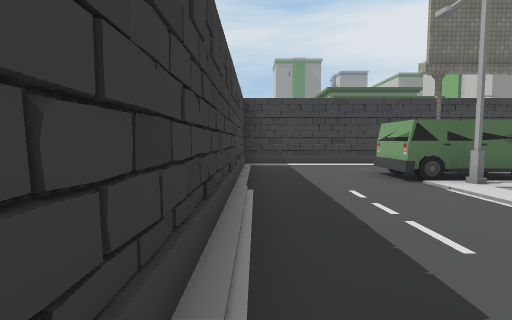
View 1 (above)

22 first-person views from a walk through a 3-D level made in the Unity game engine. The camera is 1.5 m above the floor, tilts 4° down and sees 85° across. The floor is counted in squares, 2 m on a side. Each view is taken from the middle of a square. On the plan, view 1 faces up. The plan holds only what a view shows up to about 10 squares ahead; the rest is blank. The place goes on beyond the plan. The player character is not drawn. Some animated figures are left out. Door leaves are left out, so doorways stand open. Some surface patterns are stand-ins.

View 2
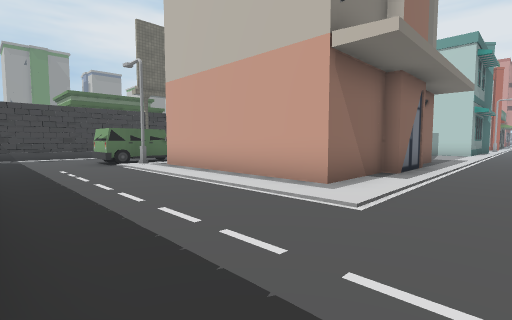

View 3
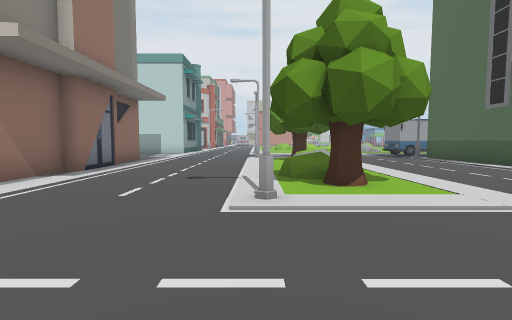

View 4
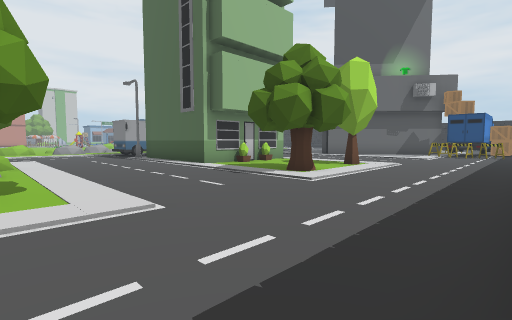

View 5
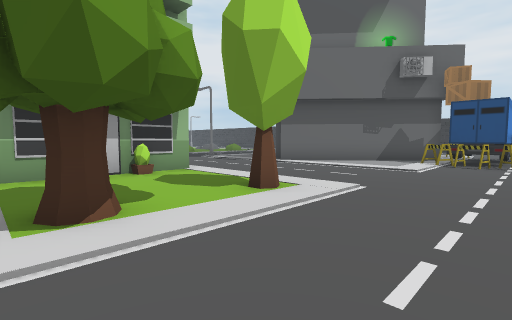

View 6
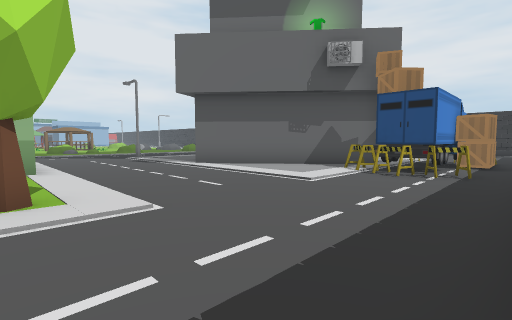

View 7
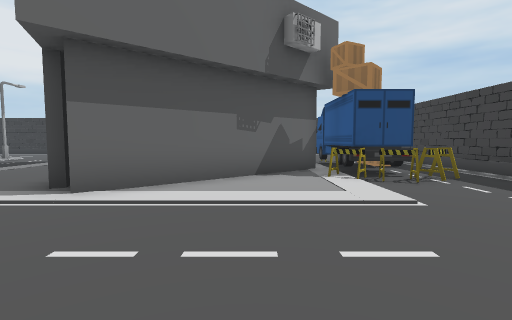

View 8
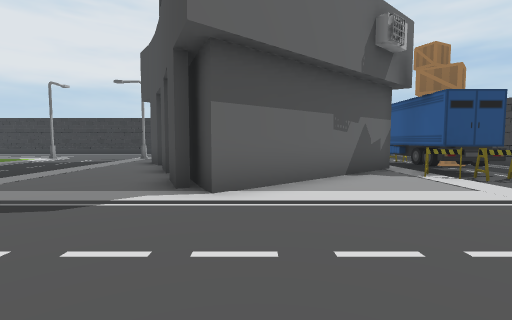

View 9
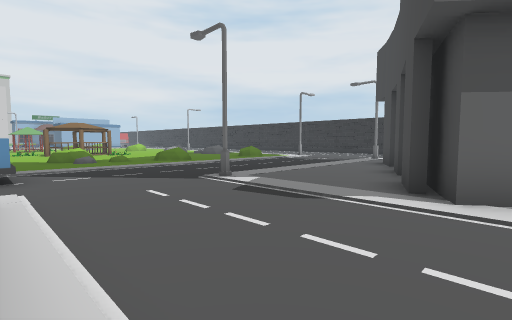

View 10
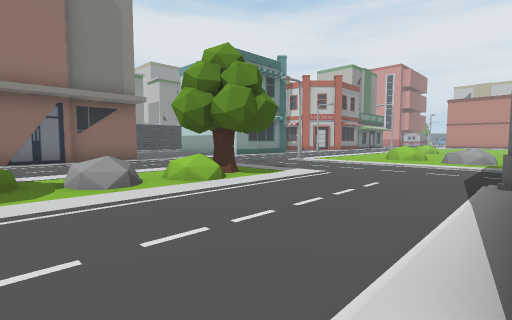

View 11
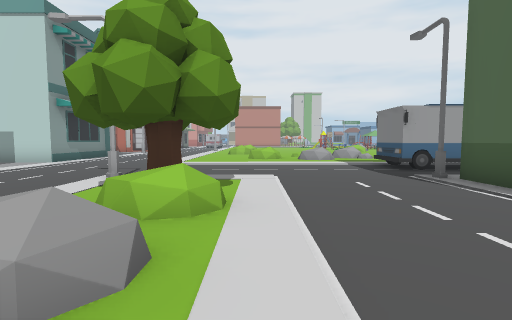

View 12
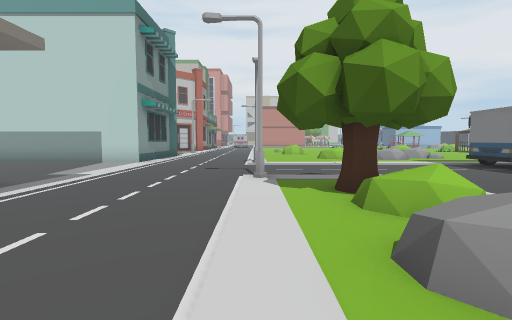

View 13
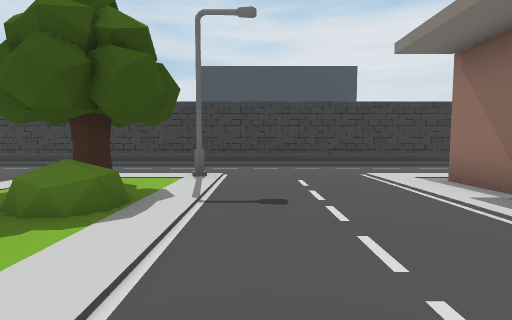

View 14
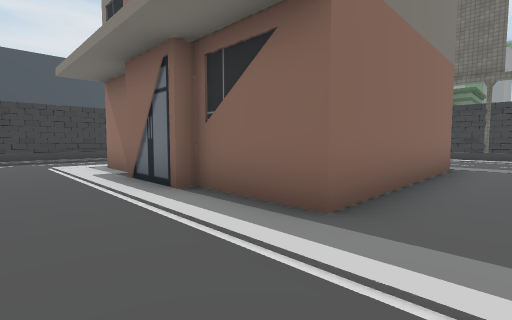

View 15
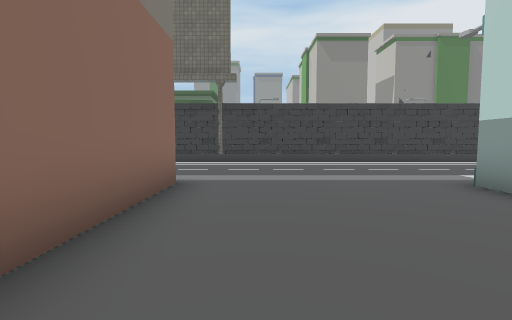

View 16
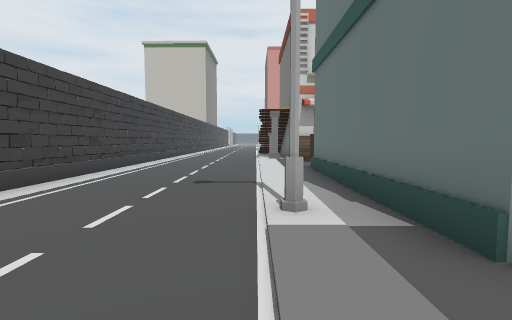

View 17
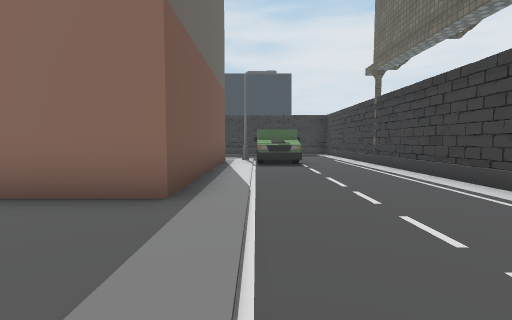

View 18
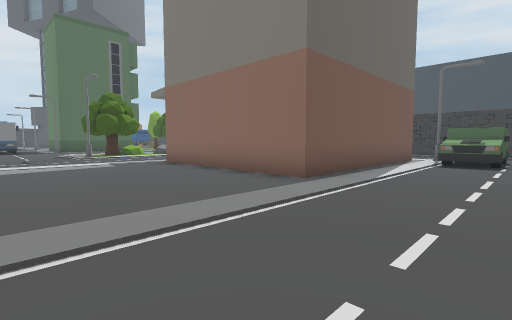

View 19
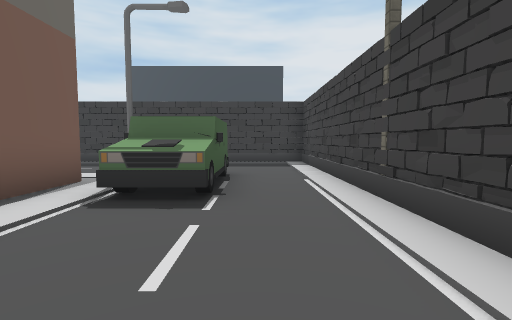

View 20
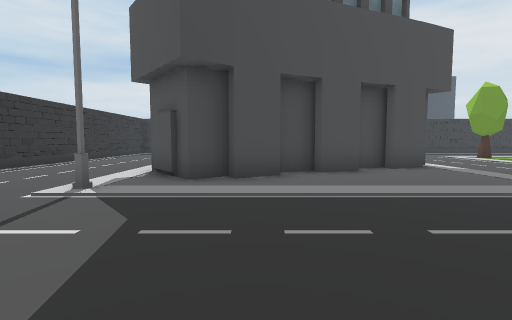

View 21
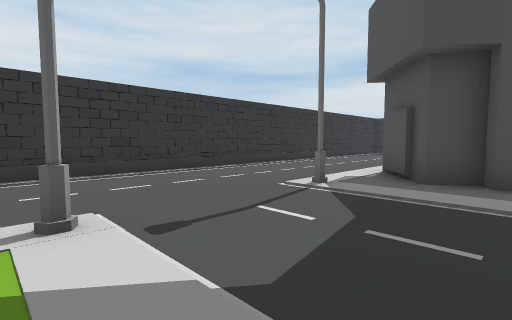

View 22
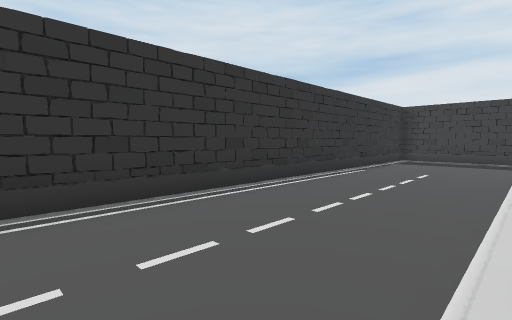

### Floor plan
Key: @ floor where view 1 was taken; # wall or solid block; . floor; = window, fence, low wall or low ledge; O other object.
Columns run from 1 left of view 1 to 24 right of it. Each row starts with its distance up from view 1.
  9 ###### ###################
  8 =.........................
  7 =.........................
  6 =...OOO...................
  5 =...OOO...........O.......
  4 =.....OOOOOO..............
  3 =....O     O.....OOOOOOO.O
  2 =....O     O.....O    OO O
  1 =....O     O.....O
  0 =@...O     O.....O
 -1 =....OOO OOO.....O
 -2 =.......OO.......O
 -3 =.................
 -4 =.................
 -5 =.................
 -6 =...O........O...O
 -7 =.....OO.O........
 -8 =.......OOOO......
 -9 =.................
-10 =..................
-11 =.................OO
-12 =.................O
-13 =........OOOOO.OO.
-14 =....O..O     .OO.
-15  .......O      O
-16  ....O...O
-17  ........O   ..O
-18  ....................
-19  ..................OO
-20  ..................OO
-21  ........#...O.....
-22  ..O....##........
-23 =.OOO.####.......
-24 =..OO##  ##.....
-25 =.OOO#    #......
-26 =.OOO     ##......
-27 =          #......
-28           ##......
-29   ...........O...O
-30 =.................
-31 =.................
-32 =.................
-33  #################

Where each view was taken, in squares from view 1:
view 1: 0 up, 0 right, facing up
view 2: 4 down, 0 right, facing up-right
view 3: 6 down, 0 right, facing right
view 4: 8 down, 0 right, facing down-right
view 5: 13 down, 1 right, facing down-right
view 6: 16 down, 0 right, facing down-right
view 7: 17 down, 5 right, facing down
view 8: 17 down, 7 right, facing down
view 9: 17 down, 7 right, facing down-right
view 10: 13 down, 6 right, facing up-right
view 11: 9 down, 6 right, facing right
view 12: 6 down, 6 right, facing right
view 13: 5 down, 9 right, facing left
view 14: 4 down, 12 right, facing up-left
view 15: 1 down, 12 right, facing up
view 16: 5 up, 14 right, facing right
view 17: 5 up, 14 right, facing left
view 18: 7 up, 15 right, facing down-left
view 19: 7 up, 9 right, facing left
view 20: 26 down, 16 right, facing left
view 21: 26 down, 16 right, facing down-left
view 22: 29 down, 11 right, facing down-left
